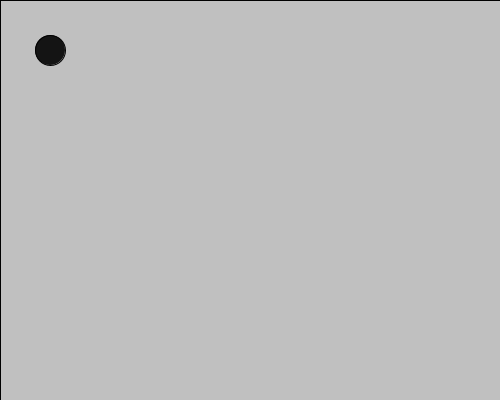
Frame 1 (no input)
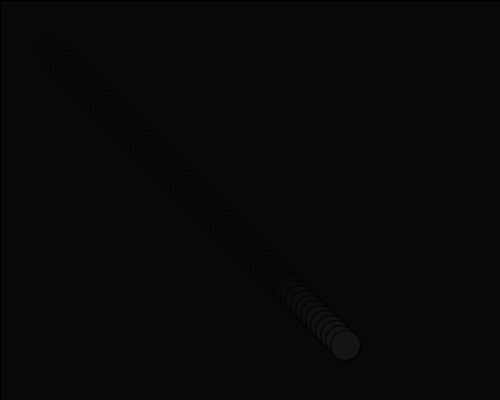
Frame 60 (the mouse pressed at the canvas centre just before this capture)
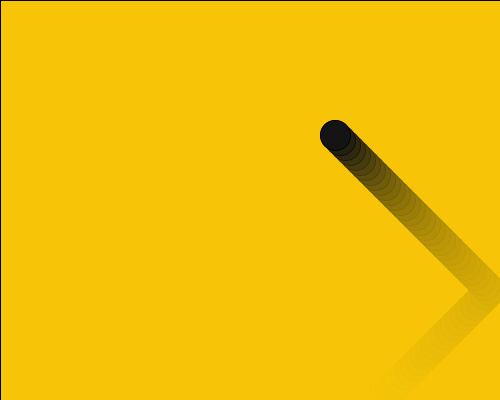
Frame 120 (the mouse held since frame 60 and released just before this capture)

The Processing sketch that drew these frames (run headless with seeded random() and noise(); from frame 60 on, the mouse is pressed at the canvas centre):

// Processing sketch: processing_70019
// ── processing_70019.pde

int circleX = 50;
int circleY = 50;


int t1 = 5;
int t2 = 5;

void setup()
{
  size(500, 400);
  smooth();
}

void draw()
{
  //background(0);
  fill(mouseX,mouseY,5,15);
  rect(0,0,width,height);
  
  fill(20);
  ellipse(circleX, circleY, 30, 30);
  circleX = circleX +t1;
  circleY = circleY +t2;

  if (circleX >= width-10 || circleX <= 10) {
    t1 = t1 * -1;
  }
  if (circleY >= height-10 || circleY <10) {
    t2 = t2 * -1;
  }
  
}
